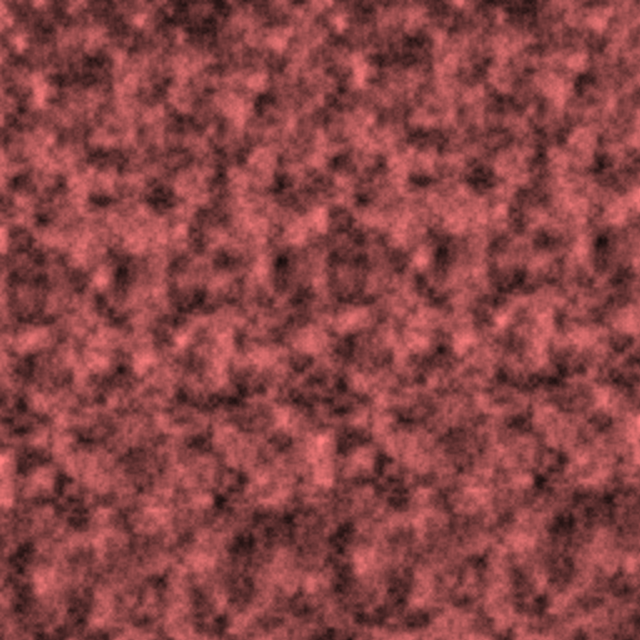
Frame 1 (no input)
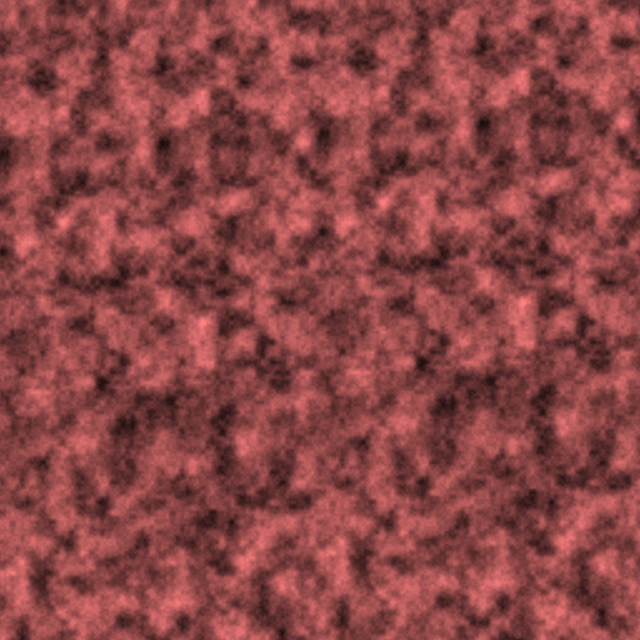
Frame 60 (the mouse pressed at the canvas centre just before this capture)
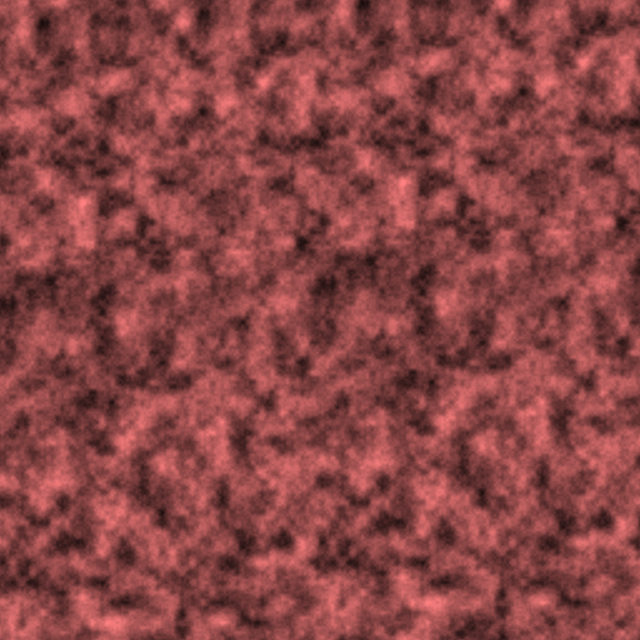
Frame 120 (the mouse held since frame 60 and released just before this capture)

The Processing sketch that drew these frames (run headless with seeded random() and noise(); from frame 60 on, the mouse is pressed at the canvas centre):

// Processing sketch: exercise_1_9
// ── exercise_1_9.pde
int height = 640;
int width = 640;
float t = 0.0;

void setup() 
{
  size(640, 640);
}

void draw() {
  loadPixels();
  float xoff = t;
  for (int x = 0; x < width; x+=1) {
    float yoff = t;
    for (int y = 0; y < height; y+=1) {
      noiseDetail(4,0.6);
      float brightness = map(noise(xoff,yoff),0,1,0,255);
      pixels[x+y*width] = color(brightness, brightness / 2, brightness / 2);
      yoff += 0.05;
    }
    xoff += 0.05;
  }
  t += 0.1;
  updatePixels();
}
